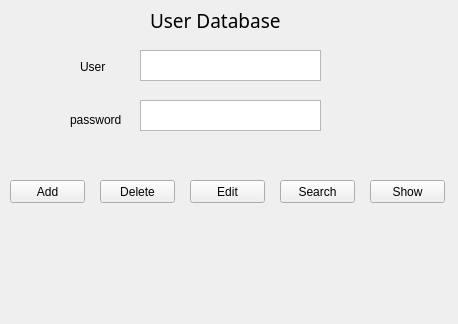
<?xml version="1.0" encoding="UTF-8"?>
<ui version="4.0">
 <class>MainWindow</class>
 <widget class="QMainWindow" name="MainWindow">
  <property name="geometry">
   <rect>
    <x>0</x>
    <y>0</y>
    <width>458</width>
    <height>324</height>
   </rect>
  </property>
  <property name="windowTitle">
   <string>MainWindow</string>
  </property>
  <widget class="QWidget" name="centralwidget">
   <widget class="QLabel" name="label">
    <property name="geometry">
     <rect>
      <x>80</x>
      <y>60</y>
      <width>47</width>
      <height>13</height>
     </rect>
    </property>
    <property name="text">
     <string>User</string>
    </property>
   </widget>
   <widget class="QTextEdit" name="edtUser">
    <property name="geometry">
     <rect>
      <x>140</x>
      <y>50</y>
      <width>181</width>
      <height>31</height>
     </rect>
    </property>
   </widget>
   <widget class="QLabel" name="label_2">
    <property name="geometry">
     <rect>
      <x>150</x>
      <y>0</y>
      <width>131</width>
      <height>41</height>
     </rect>
    </property>
    <property name="font">
     <font>
      <family>Poor Richard</family>
      <pointsize>14</pointsize>
     </font>
    </property>
    <property name="text">
     <string>User Database</string>
    </property>
   </widget>
   <widget class="QLabel" name="label_3">
    <property name="geometry">
     <rect>
      <x>70</x>
      <y>110</y>
      <width>51</width>
      <height>20</height>
     </rect>
    </property>
    <property name="text">
     <string>password</string>
    </property>
   </widget>
   <widget class="QTextEdit" name="edtPass">
    <property name="geometry">
     <rect>
      <x>140</x>
      <y>100</y>
      <width>181</width>
      <height>31</height>
     </rect>
    </property>
   </widget>
   <widget class="QPushButton" name="btnAdd">
    <property name="geometry">
     <rect>
      <x>10</x>
      <y>180</y>
      <width>75</width>
      <height>23</height>
     </rect>
    </property>
    <property name="text">
     <string>Add</string>
    </property>
   </widget>
   <widget class="QPushButton" name="btnDel">
    <property name="geometry">
     <rect>
      <x>100</x>
      <y>180</y>
      <width>75</width>
      <height>23</height>
     </rect>
    </property>
    <property name="text">
     <string>Delete</string>
    </property>
   </widget>
   <widget class="QPushButton" name="btnEdit">
    <property name="geometry">
     <rect>
      <x>190</x>
      <y>180</y>
      <width>75</width>
      <height>23</height>
     </rect>
    </property>
    <property name="text">
     <string>Edit</string>
    </property>
   </widget>
   <widget class="QPushButton" name="btnSearch">
    <property name="geometry">
     <rect>
      <x>280</x>
      <y>180</y>
      <width>75</width>
      <height>23</height>
     </rect>
    </property>
    <property name="text">
     <string>Search</string>
    </property>
   </widget>
   <widget class="QPushButton" name="btnShow">
    <property name="geometry">
     <rect>
      <x>370</x>
      <y>180</y>
      <width>75</width>
      <height>23</height>
     </rect>
    </property>
    <property name="text">
     <string>Show</string>
    </property>
   </widget>
   <widget class="QLabel" name="tvName">
    <property name="geometry">
     <rect>
      <x>40</x>
      <y>230</y>
      <width>171</width>
      <height>71</height>
     </rect>
    </property>
    <property name="text">
     <string/>
    </property>
   </widget>
   <widget class="QLabel" name="tvPass">
    <property name="geometry">
     <rect>
      <x>240</x>
      <y>230</y>
      <width>171</width>
      <height>71</height>
     </rect>
    </property>
    <property name="text">
     <string/>
    </property>
   </widget>
  </widget>
 </widget>
 <resources/>
 <connections/>
</ui>
